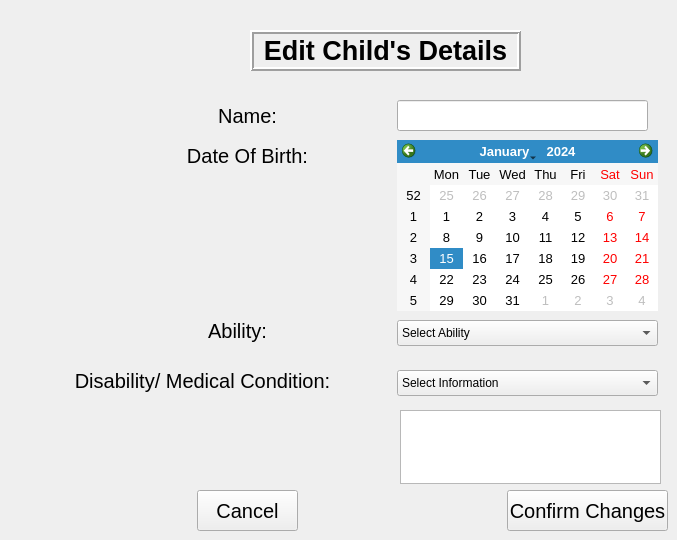
    <widget class="QWidget" name="EditChild">
     <widget class="QLabel" name="lblEdiChiDob">
      <property name="geometry">
       <rect>
        <x>167</x>
        <y>140</y>
        <width>161</width>
        <height>31</height>
       </rect>
      </property>
      <property name="font">
       <font>
        <pointsize>15</pointsize>
       </font>
      </property>
      <property name="text">
       <string>Date Of Birth:</string>
      </property>
      <property name="alignment">
       <set>Qt::AlignCenter</set>
      </property>
     </widget>
     <widget class="QPushButton" name="btnEdiChiConfirm">
      <property name="geometry">
       <rect>
        <x>507</x>
        <y>490</y>
        <width>161</width>
        <height>41</height>
       </rect>
      </property>
      <property name="font">
       <font>
        <pointsize>15</pointsize>
       </font>
      </property>
      <property name="text">
       <string>Confirm Changes</string>
      </property>
     </widget>
     <widget class="QLabel" name="lblEdiChiDisability">
      <property name="geometry">
       <rect>
        <x>57</x>
        <y>360</y>
        <width>291</width>
        <height>41</height>
       </rect>
      </property>
      <property name="font">
       <font>
        <pointsize>15</pointsize>
       </font>
      </property>
      <property name="text">
       <string>Disability/ Medical Condition:</string>
      </property>
      <property name="alignment">
       <set>Qt::AlignCenter</set>
      </property>
     </widget>
     <widget class="QComboBox" name="cmbEdiChiAbility">
      <property name="geometry">
       <rect>
        <x>397</x>
        <y>320</y>
        <width>261</width>
        <height>26</height>
       </rect>
      </property>
      <item>
       <property name="text">
        <string>Select Ability</string>
       </property>
      </item>
     </widget>
     <widget class="QCalendarWidget" name="clnEdiChiDate">
      <property name="geometry">
       <rect>
        <x>397</x>
        <y>140</y>
        <width>261</width>
        <height>171</height>
       </rect>
      </property>
      <property name="font">
       <font>
        <pointsize>10</pointsize>
       </font>
      </property>
     </widget>
     <widget class="QComboBox" name="cmbEdiChiDisability">
      <property name="geometry">
       <rect>
        <x>397</x>
        <y>370</y>
        <width>261</width>
        <height>26</height>
       </rect>
      </property>
      <item>
       <property name="text">
        <string>Select Information</string>
       </property>
      </item>
     </widget>
     <widget class="QTextEdit" name="txtEdiChiDisability">
      <property name="geometry">
       <rect>
        <x>400</x>
        <y>410</y>
        <width>261</width>
        <height>74</height>
       </rect>
      </property>
     </widget>
     <widget class="QLabel" name="lblEdiChiError">
      <property name="geometry">
       <rect>
        <x>47</x>
        <y>410</y>
        <width>301</width>
        <height>71</height>
       </rect>
      </property>
      <property name="font">
       <font>
        <pointsize>15</pointsize>
        <italic>true</italic>
       </font>
      </property>
      <property name="text">
       <string/>
      </property>
     </widget>
     <widget class="QLabel" name="lblEdiChiAbility">
      <property name="geometry">
       <rect>
        <x>147</x>
        <y>310</y>
        <width>181</width>
        <height>41</height>
       </rect>
      </property>
      <property name="font">
       <font>
        <pointsize>15</pointsize>
       </font>
      </property>
      <property name="text">
       <string>Ability:</string>
      </property>
      <property name="alignment">
       <set>Qt::AlignCenter</set>
      </property>
     </widget>
     <widget class="QLabel" name="lblEdiChiTitle">
      <property name="geometry">
       <rect>
        <x>250</x>
        <y>30</y>
        <width>271</width>
        <height>41</height>
       </rect>
      </property>
      <property name="font">
       <font>
        <pointsize>20</pointsize>
        <weight>75</weight>
        <bold>true</bold>
       </font>
      </property>
      <property name="frameShape">
       <enum>QFrame::Box</enum>
      </property>
      <property name="frameShadow">
       <enum>QFrame::Raised</enum>
      </property>
      <property name="lineWidth">
       <number>2</number>
      </property>
      <property name="midLineWidth">
       <number>0</number>
      </property>
      <property name="text">
       <string>Edit Child's Details</string>
      </property>
      <property name="alignment">
       <set>Qt::AlignCenter</set>
      </property>
     </widget>
     <widget class="QPushButton" name="btnEdiChiCancel">
      <property name="geometry">
       <rect>
        <x>197</x>
        <y>490</y>
        <width>101</width>
        <height>41</height>
       </rect>
      </property>
      <property name="font">
       <font>
        <pointsize>15</pointsize>
       </font>
      </property>
      <property name="text">
       <string>Cancel</string>
      </property>
     </widget>
     <widget class="QLabel" name="lblEdiChiName">
      <property name="geometry">
       <rect>
        <x>157</x>
        <y>100</y>
        <width>181</width>
        <height>31</height>
       </rect>
      </property>
      <property name="font">
       <font>
        <pointsize>15</pointsize>
       </font>
      </property>
      <property name="text">
       <string>Name:</string>
      </property>
      <property name="alignment">
       <set>Qt::AlignCenter</set>
      </property>
     </widget>
     <widget class="QLineEdit" name="lnEdiChiName">
      <property name="geometry">
       <rect>
        <x>397</x>
        <y>100</y>
        <width>251</width>
        <height>31</height>
       </rect>
      </property>
      <property name="font">
       <font>
        <pointsize>15</pointsize>
       </font>
      </property>
      <property name="text">
       <string/>
      </property>
     </widget>
    </widget>
